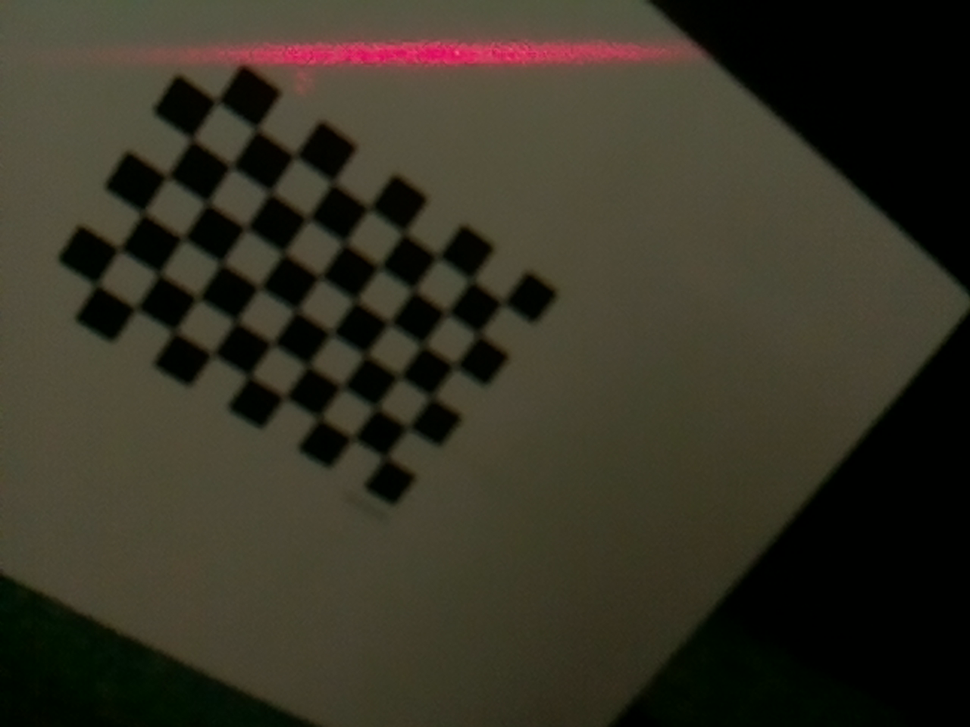
%> input picture blaser_data/1280_unified/im0.png, 970 x 727 px, shrunk from 1280 x 960 before the run
$ octave subpixel_peaks.m   (GNU Octave 9; MATLAB toolbox functions it lacks are replaced by stand-ins)
%> lines starting %> are read from the running program, lines starting %| are printed output that depends on the picture
### find_laser.m
function [pts] = find_laser(img, thresh)
    red = img(:,:,1);
    pts = [];

    % Slice img along colums
    for i=1:size(img, 2)
        col = red(:,i);

        [vmax, imax] = max(col);

        if vmax <= thresh
            continue
        end

        [lmin, ~] = min(col(1:imax));
        [rmin, ~] = min(col(imax:size(col, 1)));

        prom = vmax - lmin;
        if rmin > lmin
            prom = vmax - rmin;
        end

        vt = cast(vmax - 0.5*prom, 'double');
        xs = find(col > vt);

        % find discontinuous indices
        seps = [1, find(diff(xs) > 5)'+1, size(xs,1)+1];
        sex = find(seps > find(xs==imax), 1)-1;
        xs = xs(seps(sex) : seps(sex+1)-1);

        if size(xs,1) < 3
            continue
        end
        roi = cast(col(xs), 'double');
        % center of mass method
        ms = roi - vt;
        peak_loc = (ms'*xs)/(sum(ms));
        pts = [pts; i, peak_loc];
    end
end

% [58 lines of commented-out code are left out]

### extractPixelDataFromImg.m
function pixel_data_valid = extractPixelDataFromImg(im, threshold)
% take an rgb image as input, output the pixel coordinates(x,y) of the
% detected laser pixels (max 2000 pixel data)

im_gray = im(:,:,1);%2*im(:,:,1)-im(:,:,2)-im(:,:,3);

% extract laser pixel from the image and get their coordinates (x,y)
aux_vect = 1:size(im_gray,1);

% to avoid dynamic array a=[a,new], to enhance speed
data_pts_limit = 4000;
pixel_data = zeros(data_pts_limit,2);
pixel_data_index = 1;

% handle each row
for col = 1:size(im_gray,2)
    work_col = im_gray(:,col) > threshold;
%     work_col(400:end) = 0;
    if sum(work_col)>0 && std(find(work_col == 1)) < 20
        weightedCenterOfCol = work_col' * ( aux_vect' .* double(im_gray(:,col)) )/sum(work_col' * double(im_gray(:,col)));
        weightedCenterOfCol = round(weightedCenterOfCol);
%         if(weightedCenterOfCol <10)
%             continue;
%         end
        pixel_data(pixel_data_index,:) = [col,weightedCenterOfCol]; % pixel x,y in image
        pixel_data_index = pixel_data_index + 1;
        if pixel_data_index > data_pts_limit
            break;
        end
    end
end

% return result
pixel_data_valid = pixel_data([1:(pixel_data_index-1)], :);

### subpixel_peaks.m
%% Start
addpath('blaser_util');
addpath('blaser_data/1280_verify');
clear

threshold = 150;

%%
% v = VideoReader('a1001_1280x960_calib_final.mp4');
% n_frame = round(v.Duration*v.FrameRate)-2;

% i = 1;
I = imread('im0.png');
%> I is the input picture: size 727x970x3 uint8; mean R, G, B 54, 50.4, 36.9
[pts] = find_laser(I, 150);
%> in find_laser, `red = img(:,:,1);`:
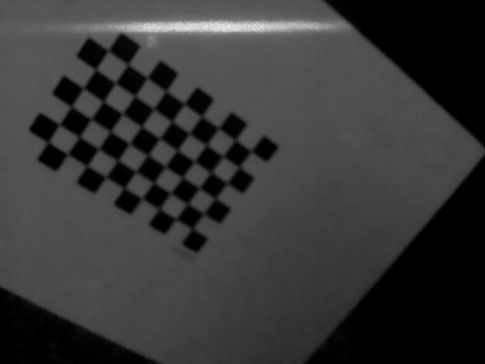
%> red: size 727x970 uint8 (shown at 1/2 size); min 0, max 255, mean 54
%> the loop in find_laser, `for i=1:size(img, 2)` made 970 passes
%> (vmax, imax) on passes 1 to 3: (91, 49), (91, 54), (92, 59)
%> after the loop in find_laser, `for i=1:size(img, 2)`: pts = 429 rows, first 12: [220 54.73; 221 55.05; 222 55.26; 223 55.16; 224 55.24; 229 54.85; 230 54.64; 231 54.58; 232 54.92; 233 55.04; 234 55.2; 235 55.24]
% disp('wow slow');
figure;
imshow(I);

laser_pixels = extractPixelDataFromImg(I, threshold);
%> after the loop in extractPixelDataFromImg, `for col = 1:size(im_gray,2)`: pixel_data_index = 430; weightedCenterOfCol = 53
%> in extractPixelDataFromImg, `pixel_data_valid = pixel_data([1:(pixel_data_index-1)], :);`: pixel_data_valid = 429 rows, first 12: [220 54; 221 54; 222 54; 223 54; 224 54; 229 53; 230 54; 231 54; 232 54; 233 55; 234 54; 235 54]
%> laser_pixels has the same summary as pixel_data_valid in extractPixelDataFromImg
coeffs = polyfit(laser_pixels(:,1), laser_pixels(:,2), 1);
%> coeffs = [-0.0062 56.97]

dists = abs(polyval(coeffs, laser_pixels(:,1)) - laser_pixels(:,2));
%> dists = 429 values, max 2.55 at index 6, min 6.01e-05 at index 256, mean 0.586
lpts = laser_pixels(dists < 1, :);
%> lpts = 353 rows, first 12: [233 55; 237 56; 238 56; 239 56; 240 55; 241 55; 242 55; 243 55; 244 55; 245 55; 246 55; 247 55]

hold on
scatter(pts(:,1), pts(:,2), 1, 'g.');
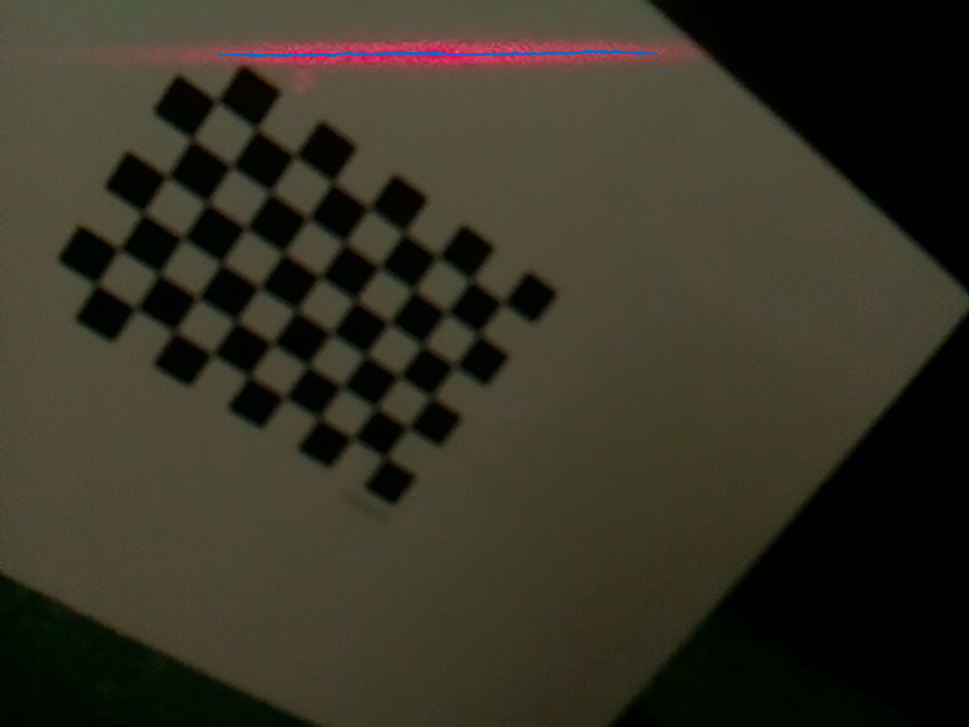
%> figure redrawn from the program's plot data

%%
figure;
imshow(I);
hold on;
scatter(lpts(:,1), lpts(:,2), 1, 'g.')
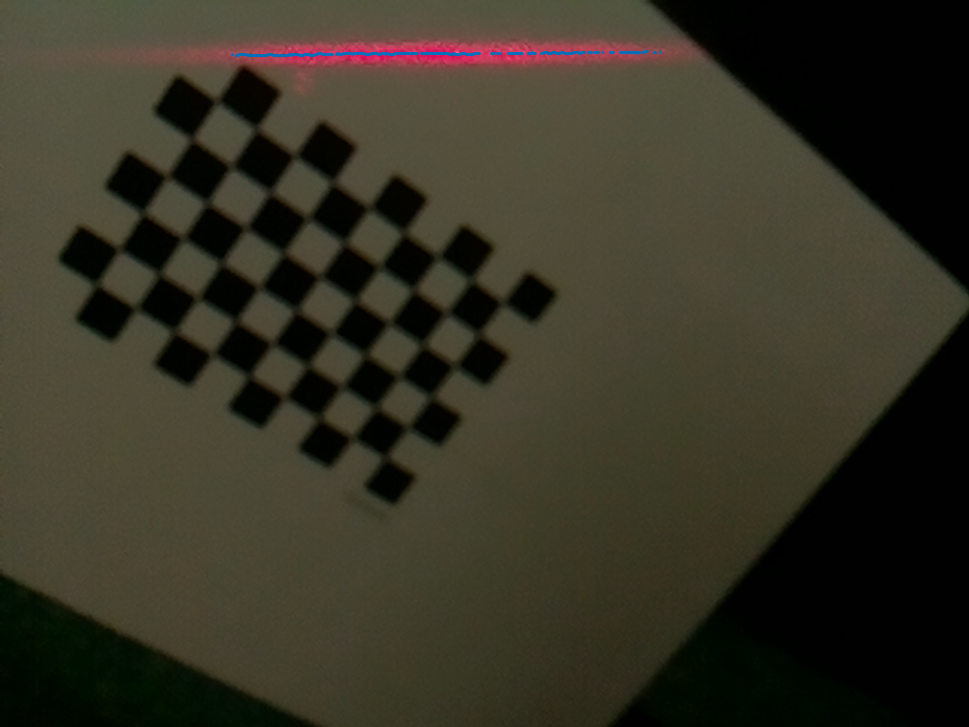
%> figure redrawn from the program's plot data
% scatter(pts(:,1), pts(:,2), 1, 'g.')

$ run again, with blaser_data/1280_unified/im1.png copied over blaser_data/1280_unified/im0.png
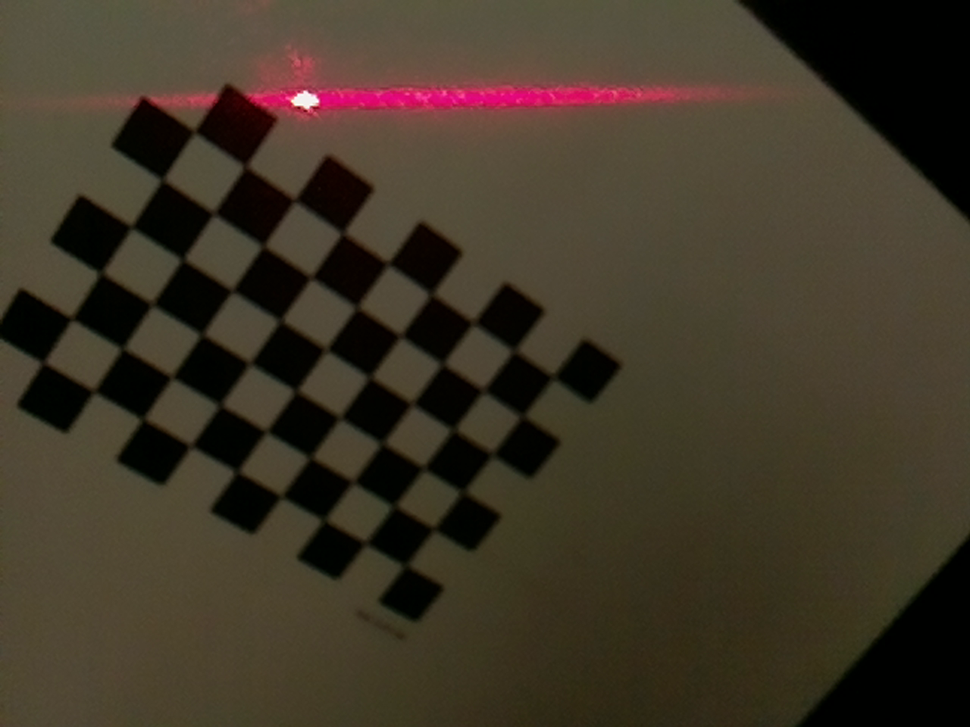
%> input picture blaser_data/1280_unified/im1.png, 970 x 727 px, shrunk from 1280 x 960 before the run
%> I is the input picture: size 727x970x3 uint8; mean R, G, B 63.5, 54.2, 39.5
%> in find_laser, `red = img(:,:,1);`:
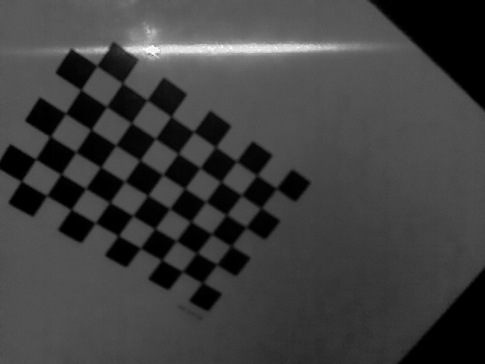
%> red: size 727x970 uint8 (shown at 1/2 size); min 0, max 255, mean 63.5
%> the loop in find_laser, `for i=1:size(img, 2)` made 970 passes
%> (vmax, imax) on passes 1 to 3: (100, 102), (101, 102), (99, 102)
%> after the loop in find_laser, `for i=1:size(img, 2)`: pts = 504 rows, first 12: [153 99.5; 154 99.94; 155 100.5; 156 100.9; 157 101.1; 158 101.3; 159 101.5; 160 101.7; 161 101.9; 162 102; 163 102; 164 102.1]
%> after the loop in extractPixelDataFromImg, `for col = 1:size(im_gray,2)`: pixel_data_index = 505; weightedCenterOfCol = 97
%> pixel_data_valid = 504 rows, first 12: [153 99; 154 100; 155 101; 156 101; 157 102; 158 102; 159 102; 160 101; 161 102; 162 102; 163 102; 164 102]
%> laser_pixels has the same summary as pixel_data_valid in extractPixelDataFromImg
%> coeffs = [-0.00835 101.7]
%> dists = 504 values, max 12.29 at index 111, min 0.00319 at index 385, mean 1.24
%> lpts = 314 rows, first 12: [154 100; 155 101; 156 101; 160 101; 174 101; 175 101; 176 101; 182 101; 187 101; 188 101; 189 100; 190 100]
%> `scatter(lpts(:,1), lpts(:,2), 1, 'g.')`:
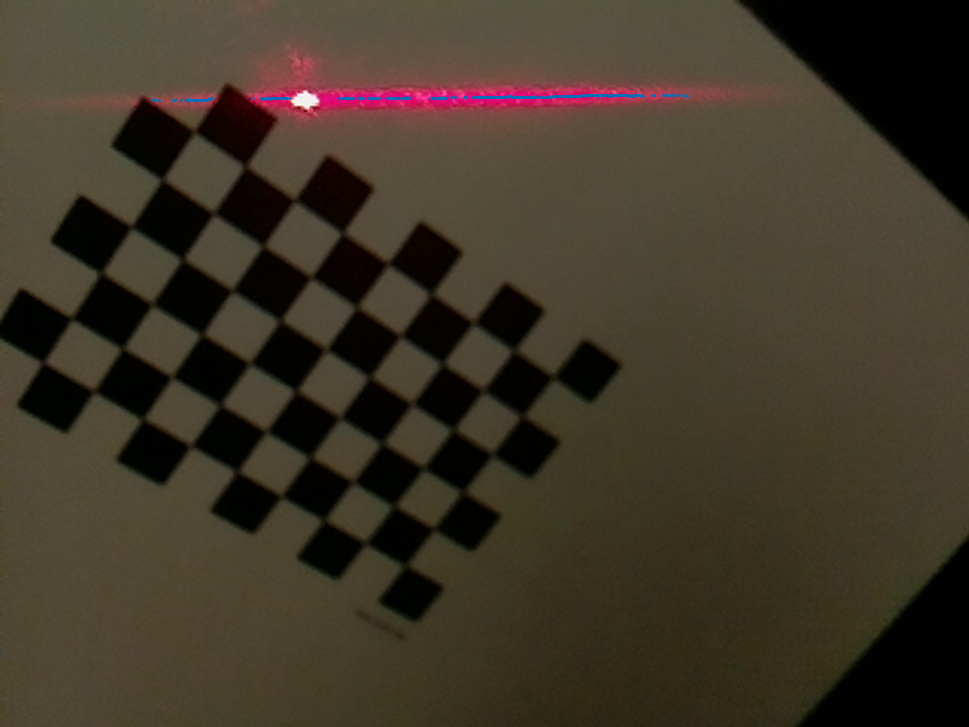
%> figure redrawn from the program's plot data

$ run again, with blaser_data/1280_unified/im10.png copied over blaser_data/1280_unified/im0.png
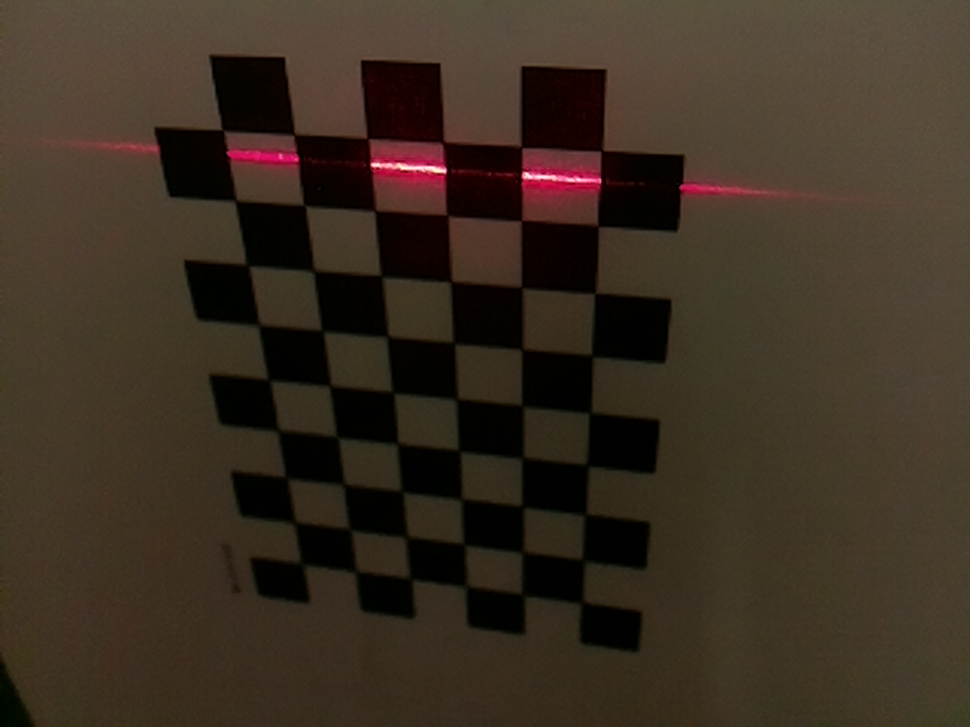
%> input picture blaser_data/1280_unified/im10.png, 970 x 727 px, shrunk from 1280 x 960 before the run
%> I is the input picture: size 727x970x3 uint8; mean R, G, B 59.4, 46.9, 34.7
%> in find_laser, `red = img(:,:,1);`:
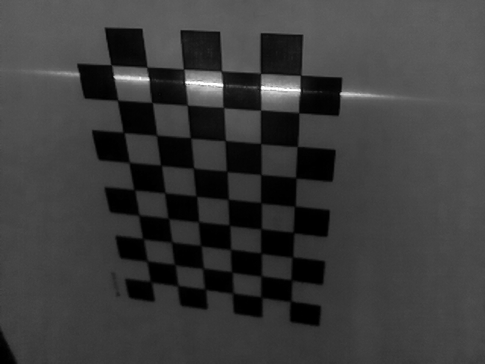
%> red: size 727x970 uint8 (shown at 1/2 size); min 0, max 255, mean 59.4
%> the loop in find_laser, `for i=1:size(img, 2)` made 970 passes
%> (vmax, imax) on passes 1 to 3: (98, 141), (97, 141), (95, 142)
%> after the loop in find_laser, `for i=1:size(img, 2)`: pts = 319 rows, first 12: [120 147.3; 121 146.9; 130 147.3; 131 147.3; 132 147.4; 133 147.5; 134 147.9; 135 147.9; 136 147.8; 137 147.9; 144 149.1; 145 149.3]
%> after the loop in extractPixelDataFromImg, `for col = 1:size(im_gray,2)`: pixel_data_index = 320; weightedCenterOfCol = 192
%> pixel_data_valid = 319 rows, first 12: [120 147; 121 147; 130 147; 131 147; 132 147; 133 147; 134 147; 135 147; 136 147; 137 147; 144 149; 145 149]
%> laser_pixels has the same summary as pixel_data_valid in extractPixelDataFromImg
%> coeffs = [0.0731 138.6]
%> dists = 319 values, max 3.62 at index 176, min 0.00511 at index 109, mean 0.952
%> lpts = 189 rows, first 12: [120 147; 121 147; 144 149; 145 149; 151 149; 152 149; 153 149; 154 150; 155 150; 156 150; 157 150; 231 155]
%> `scatter(lpts(:,1), lpts(:,2), 1, 'g.')`:
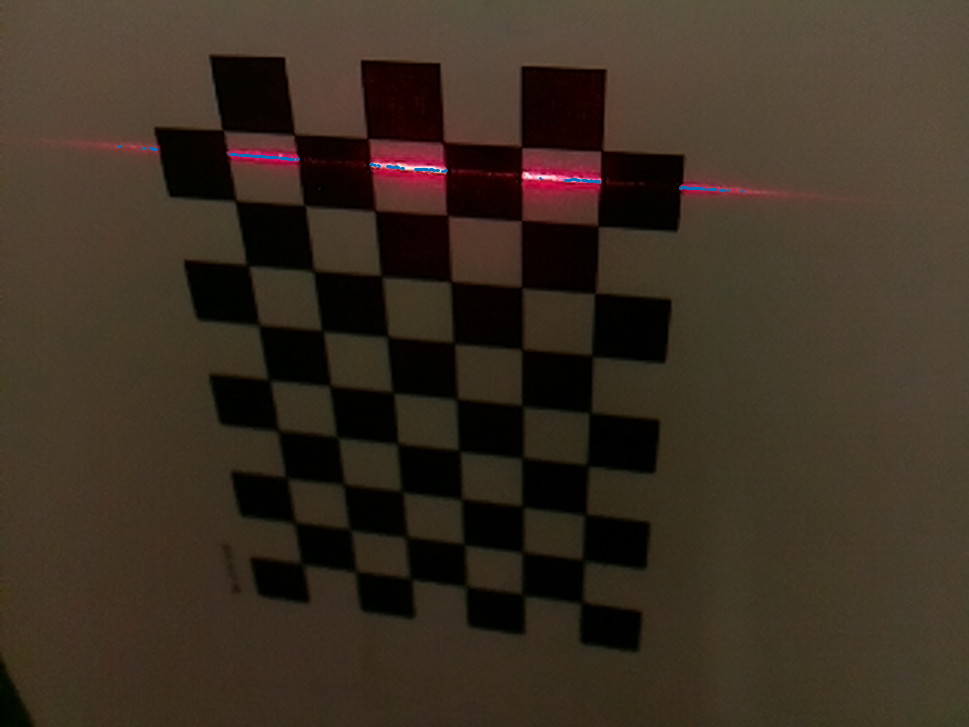
%> figure redrawn from the program's plot data
